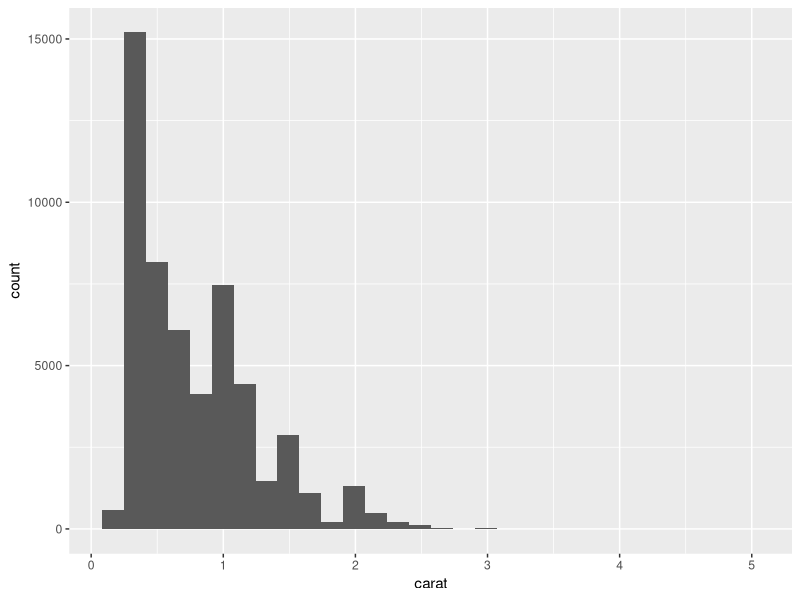
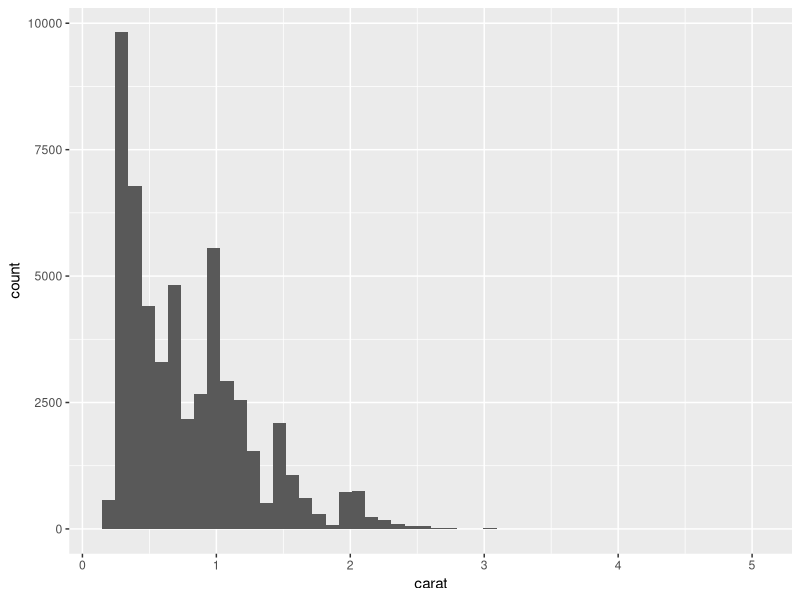
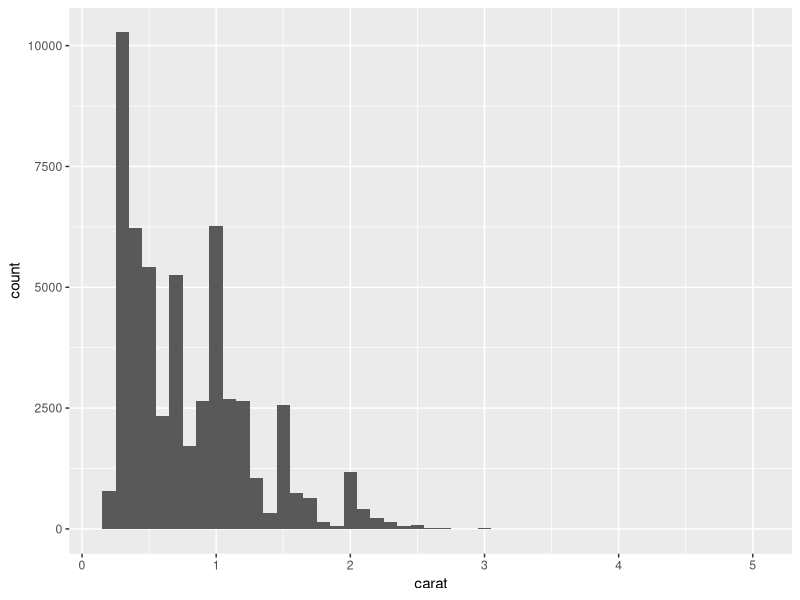
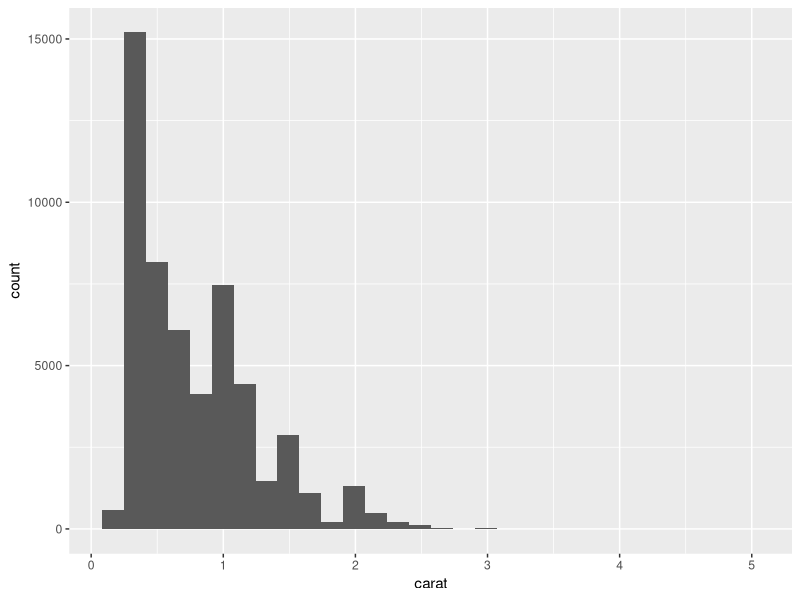
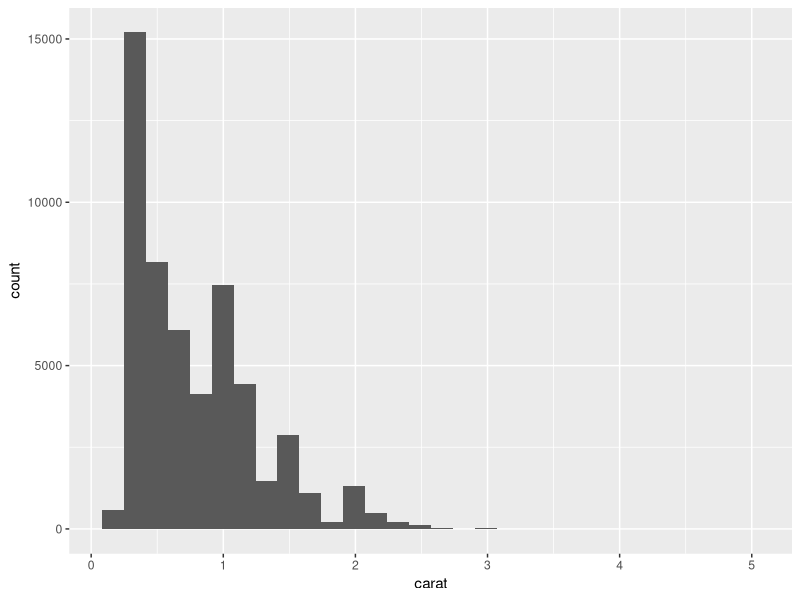
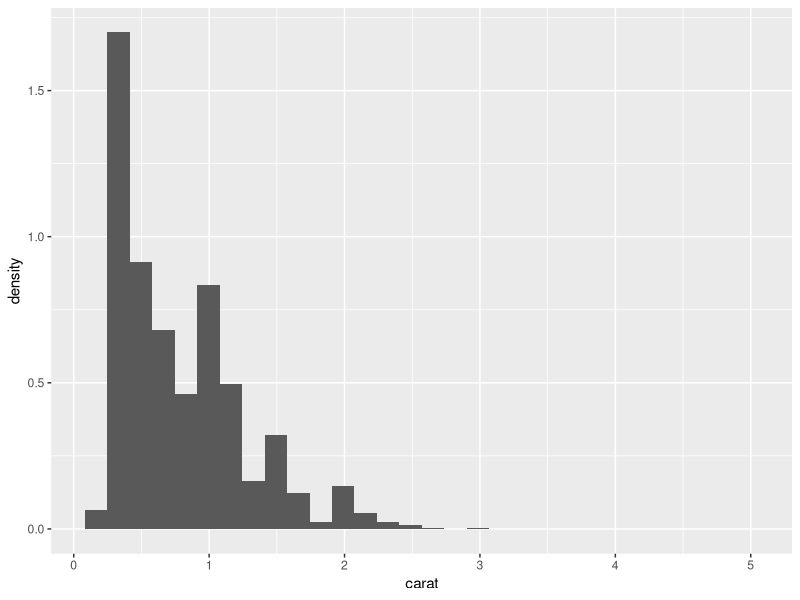
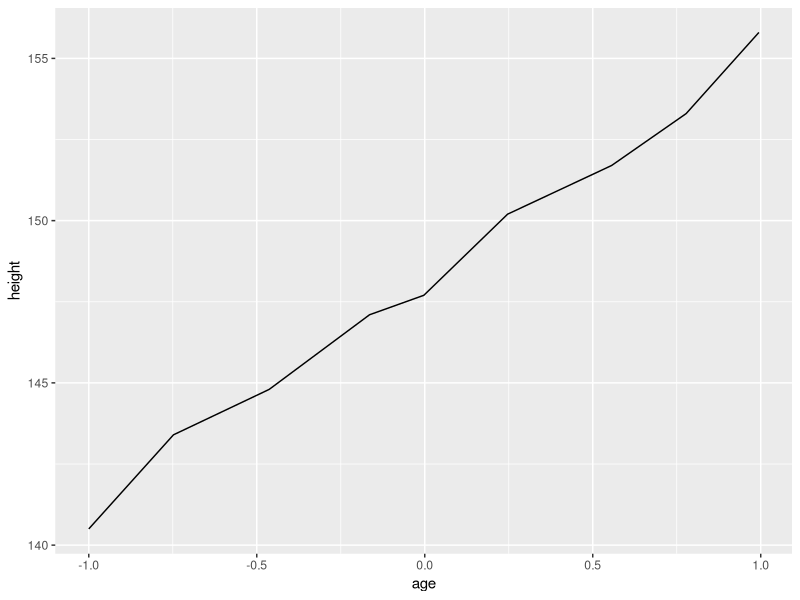
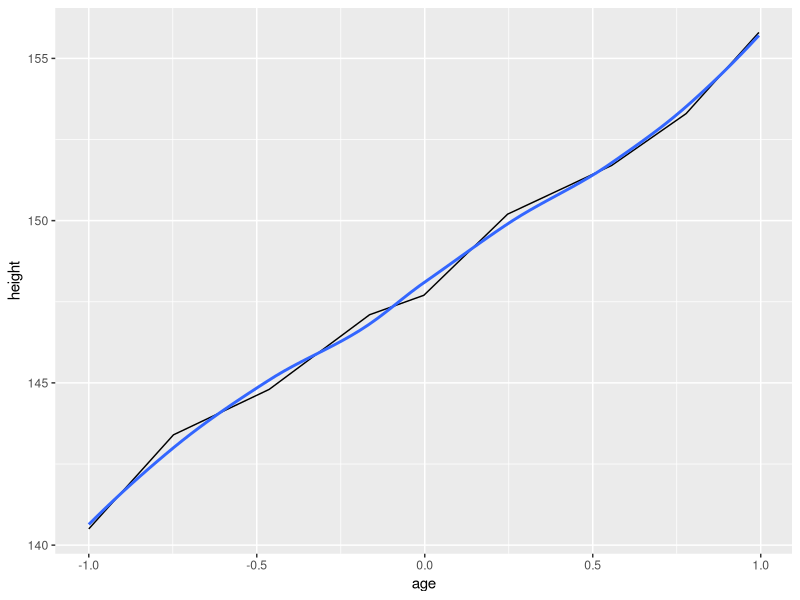

These charts were generated, in order, by the following R code: (Note: this script raises an error after producing the figures.)
# Load packages
library(dplyr)
library(ggplot2)
library(nlme)



# GEOM BOXPLOT!!!!!




#------------------------------------------------------------------------------
# geom_histogram() and the group aesthetic
#------------------------------------------------------------------------------
# For the diamond dataset, let's look at a histogram of carat.
data(diamonds)
ggplot(data=diamonds, aes(x=carat)) +
  geom_histogram()

# We can change the # of bins or change the bin width
ggplot(data=diamonds, aes(x=carat)) +
  geom_histogram(bins=50)
ggplot(data=diamonds, aes(x=carat)) +
  geom_histogram(binwidth = 0.1)


# The default behavior of geom_histogram() is to map "count" to the y aesthetic.
# So the two following plots are identical, because of the way the defaults are
# set:
ggplot(data=diamonds, aes(x=carat)) +
  geom_histogram()
ggplot(data=diamonds, aes(x=carat, y=..count..)) +
  geom_histogram()

# Note, "count" is not a variable in our dataset, but rather something ggplot
# creates internally, hence we need to put ".." around it. Why does this matter?
# When we want to create a density/probability histogram, where the areas of the
# boxes sum to 1. i.e. it is a probability distribution.
ggplot(data=diamonds, aes(x=carat, y = ..density..)) +
  geom_histogram()





#------------------------------------------------------------------------------
# geom_line() and the "group" aesthetic
#------------------------------------------------------------------------------
data(Oxboys)

# We consider the height of Oxford boys data set. We have 9 observations from 26
# boys at different ages. Say we are interested in studying the growth of these
# 26 boys over time.
?Oxboys
Oxboys <- Oxboys %>% tbl_df()
Oxboys

# For simplicity, let's consider Subject 17 only for now:
subject_17 <- Oxboys %>%
  filter(Subject == 1)
subject_17

# We plot a geom_line(). Easy enough!
p <- ggplot(data=subject_17, aes(x=age, y=height)) +
  geom_line()
p


p + stat_smooth(se=FALSE)

# We can also add a regression line. lm stands for linear model:
p + stat_smooth(method="lm")
p + stat_smooth(method="lm", se=FALSE, col="red") # without standard error bars

# Now let's consider ALL boys, and not just Subject 1:
ggplot(data=Oxboys, aes(x=age, y=height)) +
  geom_line()

# This plot does not make much sense, as there is a single line for all 26 boys.
# We resolve this by having separate lines for each by setting the group
# aesthetic of the geom_line(). Much better:
ggplot(data=Oxboys, aes(x=age, y=height, group = Subject)) +
  geom_line()

# We could've equally done this using the color aesthetic, but there the large
# number of subjects makes the legend a bit unwieldy.
ggplot(data=Oxboys, aes(x=age, y=height, col = Subject)) +
  geom_line()





#------------------------------------------------------------------------------
# geom_bar(), position adjusments, and which stat to use:
#------------------------------------------------------------------------------
# Titanic Survival Data
data(Titanic)
Titanic

# The original data is not in "tidy" format, so we tidy it.
# Here tidying was super easy, but typically it won't be (more next Lecture)
Titanic <- as.data.frame(Titanic)
Titanic

# KEY OBSERVATION:
# Each row corresponds to
# -a "binned" count for each of the 32 categories a passenger could be:
#  Class (4 levels) x Sex (2 levels) x Age (2 levels) X Survived (2 levels)
# -and not individual people on the boat. If the rows corresponded to
#  individuals, the data set would be 2201 rows long.

# Simple barplot: survival by Class:
survival_by_class <- Titanic %>%
  group_by(Survived, Class) %>%
  summarize(Freq=sum(Freq))
survival_by_class

# We want
# -x aesthetic: separate bars by Class
# -y aesthetic: to represent frequency
# -fill aesthetic: the fill color of the bars to be split by Survived
p <- ggplot(data=survival_by_class, aes(x=Class, y=Freq, fill = Survived))

# Assign geom_bar to it:
p + geom_bar()

# KEY POINT: This doesn't work b/c the default stat for geom_bar is "bin". i.e.
# it takes multiple observatinons and assigns bins to them, like a histogram.
# In our case, the data is already binned! So we need to override the default
# stat to "stat=identity". i.e. f(x)=x i.e. take the data as they are!
p + geom_bar(stat="identity")

# We can also make position adjustments to the geom_bar. The default position
# is "stack". Let's also look at two others:
p + geom_bar(stat="identity", position="stack")
p + geom_bar(stat="identity", position="dodge")
p + geom_bar(stat="identity", position="fill")

# For fun, let's flip the coordinate-axes
p + geom_bar(stat="identity", position="fill") + coord_flip()





#------------------------------------------------------------------------------
# Exercises:
#------------------------------------------------------------------------------
# Q1: Modify the Titanic code above to show a visualization that can answer the
# question of if the "Women and children first" policy of who got on the
# lifeboats held true. Hint: the answer is yes.


# We now load the UC Berkeley Admissions Data
data(UCBAdmissions)
UCB <- UCBAdmissions %>% as.data.frame()
UCB


# Q2: Investigate how male vs female acceptance varied by department.


# Q3. Investigate the "competitiveness" of different departments as measured by
# acceptance rate.









